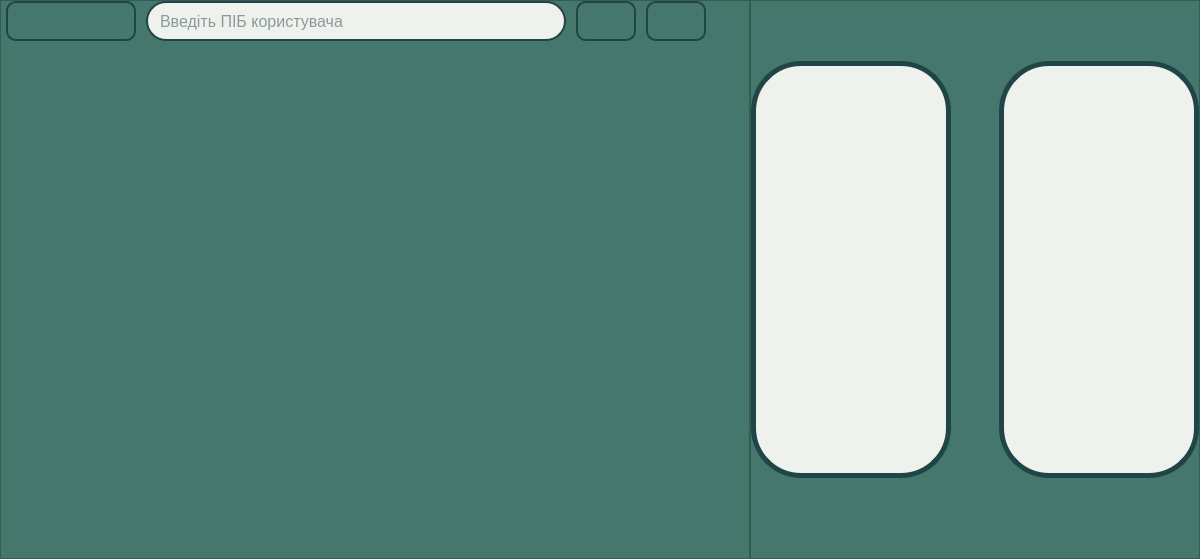
<?xml version="1.0" encoding="UTF-8"?>
<ui version="4.0">
 <class>Form</class>
 <widget class="QWidget" name="Form">
  <property name="geometry">
   <rect>
    <x>0</x>
    <y>0</y>
    <width>1200</width>
    <height>559</height>
   </rect>
  </property>
  <property name="sizePolicy">
   <sizepolicy hsizetype="Preferred" vsizetype="Expanding">
    <horstretch>0</horstretch>
    <verstretch>0</verstretch>
   </sizepolicy>
  </property>
  <property name="minimumSize">
   <size>
    <width>0</width>
    <height>0</height>
   </size>
  </property>
  <property name="windowTitle">
   <string>Form</string>
  </property>
  <property name="styleSheet">
   <string notr="true">background-color: rgb(69, 119, 108);</string>
  </property>
  <layout class="QGridLayout" name="gridLayout">
   <property name="leftMargin">
    <number>0</number>
   </property>
   <property name="topMargin">
    <number>0</number>
   </property>
   <property name="rightMargin">
    <number>0</number>
   </property>
   <property name="bottomMargin">
    <number>0</number>
   </property>
   <property name="spacing">
    <number>0</number>
   </property>
   <item row="0" column="1">
    <widget class="QFrame" name="mainFrame">
     <property name="sizePolicy">
      <sizepolicy hsizetype="Expanding" vsizetype="Expanding">
       <horstretch>0</horstretch>
       <verstretch>0</verstretch>
      </sizepolicy>
     </property>
     <property name="frameShape">
      <enum>QFrame::StyledPanel</enum>
     </property>
     <property name="frameShadow">
      <enum>QFrame::Raised</enum>
     </property>
     <layout class="QGridLayout" name="mainFrameLayout">
      <property name="leftMargin">
       <number>0</number>
      </property>
      <property name="topMargin">
       <number>0</number>
      </property>
      <property name="rightMargin">
       <number>0</number>
      </property>
      <property name="bottomMargin">
       <number>0</number>
      </property>
      <property name="spacing">
       <number>0</number>
      </property>
      <item row="1" column="0">
       <spacer name="verticalSpacer_4">
        <property name="orientation">
         <enum>Qt::Vertical</enum>
        </property>
        <property name="sizeType">
         <enum>QSizePolicy::Preferred</enum>
        </property>
        <property name="sizeHint" stdset="0">
         <size>
          <width>20</width>
          <height>80</height>
         </size>
        </property>
       </spacer>
      </item>
      <item row="0" column="0">
       <layout class="QGridLayout" name="mainLayout">
        <item row="2" column="0" colspan="2">
         <layout class="QHBoxLayout" name="buttonsLayout">
          <item>
           <widget class="QPushButton" name="teachersButton">
            <property name="sizePolicy">
             <sizepolicy hsizetype="Expanding" vsizetype="Preferred">
              <horstretch>0</horstretch>
              <verstretch>0</verstretch>
             </sizepolicy>
            </property>
            <property name="minimumSize">
             <size>
              <width>200</width>
              <height>200</height>
             </size>
            </property>
            <property name="maximumSize">
             <size>
              <width>450</width>
              <height>450</height>
             </size>
            </property>
            <property name="cursor">
             <cursorShape>PointingHandCursor</cursorShape>
            </property>
            <property name="styleSheet">
             <string notr="true">background-color: rgb(239, 241, 237);
border-radius: 50px;
border-style: solid;
border-width: 5px;
border-color: rgb(32, 69, 71);</string>
            </property>
            <property name="text">
             <string/>
            </property>
           </widget>
          </item>
          <item>
           <spacer name="horizontalSpacer">
            <property name="orientation">
             <enum>Qt::Horizontal</enum>
            </property>
            <property name="sizeType">
             <enum>QSizePolicy::Preferred</enum>
            </property>
            <property name="sizeHint" stdset="0">
             <size>
              <width>100</width>
              <height>20</height>
             </size>
            </property>
           </spacer>
          </item>
          <item>
           <widget class="QPushButton" name="studentsButton">
            <property name="sizePolicy">
             <sizepolicy hsizetype="Expanding" vsizetype="Preferred">
              <horstretch>0</horstretch>
              <verstretch>0</verstretch>
             </sizepolicy>
            </property>
            <property name="minimumSize">
             <size>
              <width>200</width>
              <height>200</height>
             </size>
            </property>
            <property name="maximumSize">
             <size>
              <width>450</width>
              <height>450</height>
             </size>
            </property>
            <property name="cursor">
             <cursorShape>PointingHandCursor</cursorShape>
            </property>
            <property name="styleSheet">
             <string notr="true">background-color: rgb(239, 241, 237);
border-radius: 50px;
border-style: solid;
border-width: 5px;
border-color: rgb(32, 69, 71);</string>
            </property>
            <property name="text">
             <string/>
            </property>
           </widget>
          </item>
         </layout>
        </item>
        <item row="1" column="0" colspan="2">
         <spacer name="verticalSpacer">
          <property name="orientation">
           <enum>Qt::Vertical</enum>
          </property>
          <property name="sizeType">
           <enum>QSizePolicy::Fixed</enum>
          </property>
          <property name="sizeHint" stdset="0">
           <size>
            <width>20</width>
            <height>60</height>
           </size>
          </property>
         </spacer>
        </item>
       </layout>
      </item>
     </layout>
    </widget>
   </item>
   <item row="0" column="0">
    <widget class="QFrame" name="searchFrame">
     <property name="sizePolicy">
      <sizepolicy hsizetype="Preferred" vsizetype="Expanding">
       <horstretch>0</horstretch>
       <verstretch>0</verstretch>
      </sizepolicy>
     </property>
     <property name="frameShape">
      <enum>QFrame::StyledPanel</enum>
     </property>
     <property name="frameShadow">
      <enum>QFrame::Raised</enum>
     </property>
     <property name="lineWidth">
      <number>0</number>
     </property>
     <layout class="QGridLayout" name="loadLayout">
      <property name="leftMargin">
       <number>0</number>
      </property>
      <property name="topMargin">
       <number>0</number>
      </property>
      <property name="rightMargin">
       <number>0</number>
      </property>
      <property name="bottomMargin">
       <number>0</number>
      </property>
      <property name="spacing">
       <number>0</number>
      </property>
      <item row="2" column="0" rowspan="2" colspan="5">
       <spacer name="verticalSpacer_2">
        <property name="orientation">
         <enum>Qt::Vertical</enum>
        </property>
        <property name="sizeType">
         <enum>QSizePolicy::Fixed</enum>
        </property>
        <property name="sizeHint" stdset="0">
         <size>
          <width>1</width>
          <height>20</height>
         </size>
        </property>
       </spacer>
      </item>
      <item row="4" column="0" colspan="2">
       <spacer name="horizontalSpacer_4">
        <property name="orientation">
         <enum>Qt::Horizontal</enum>
        </property>
        <property name="sizeType">
         <enum>QSizePolicy::Preferred</enum>
        </property>
        <property name="sizeHint" stdset="0">
         <size>
          <width>40</width>
          <height>20</height>
         </size>
        </property>
       </spacer>
      </item>
      <item row="0" column="3">
       <spacer name="horizontalSpacer_10">
        <property name="orientation">
         <enum>Qt::Horizontal</enum>
        </property>
        <property name="sizeType">
         <enum>QSizePolicy::Preferred</enum>
        </property>
        <property name="sizeHint" stdset="0">
         <size>
          <width>1</width>
          <height>20</height>
         </size>
        </property>
       </spacer>
      </item>
      <item row="0" column="2">
       <widget class="QWidget" name="findLoadWidget" native="true">
        <property name="sizePolicy">
         <sizepolicy hsizetype="Expanding" vsizetype="Fixed">
          <horstretch>0</horstretch>
          <verstretch>0</verstretch>
         </sizepolicy>
        </property>
        <property name="minimumSize">
         <size>
          <width>0</width>
          <height>40</height>
         </size>
        </property>
        <property name="maximumSize">
         <size>
          <width>700</width>
          <height>40</height>
         </size>
        </property>
        <layout class="QHBoxLayout" name="findLoadLayout">
         <property name="spacing">
          <number>0</number>
         </property>
         <property name="leftMargin">
          <number>0</number>
         </property>
         <property name="topMargin">
          <number>0</number>
         </property>
         <property name="rightMargin">
          <number>0</number>
         </property>
         <property name="bottomMargin">
          <number>0</number>
         </property>
         <item>
          <widget class="QPushButton" name="returnButton">
           <property name="sizePolicy">
            <sizepolicy hsizetype="Fixed" vsizetype="Fixed">
             <horstretch>0</horstretch>
             <verstretch>0</verstretch>
            </sizepolicy>
           </property>
           <property name="minimumSize">
            <size>
             <width>130</width>
             <height>40</height>
            </size>
           </property>
           <property name="maximumSize">
            <size>
             <width>130</width>
             <height>40</height>
            </size>
           </property>
           <property name="cursor">
            <cursorShape>PointingHandCursor</cursorShape>
           </property>
           <property name="styleSheet">
            <string notr="true">border-radius: 10px;
border-style: solid;
border-width: 2px;
border-color: rgb(32, 69, 71);
color: rgb(239, 241, 237);</string>
           </property>
           <property name="text">
            <string/>
           </property>
           <property name="icon">
            <iconset resource="../img/img.qrc">
             <normaloff>:/icons/homePage.png</normaloff>:/icons/homePage.png</iconset>
           </property>
          </widget>
         </item>
         <item>
          <spacer name="horizontalSpacer_8">
           <property name="orientation">
            <enum>Qt::Horizontal</enum>
           </property>
           <property name="sizeType">
            <enum>QSizePolicy::Fixed</enum>
           </property>
           <property name="sizeHint" stdset="0">
            <size>
             <width>10</width>
             <height>20</height>
            </size>
           </property>
          </spacer>
         </item>
         <item>
          <widget class="QLineEdit" name="findLoadEdit">
           <property name="sizePolicy">
            <sizepolicy hsizetype="Expanding" vsizetype="Fixed">
             <horstretch>0</horstretch>
             <verstretch>0</verstretch>
            </sizepolicy>
           </property>
           <property name="minimumSize">
            <size>
             <width>0</width>
             <height>40</height>
            </size>
           </property>
           <property name="maximumSize">
            <size>
             <width>600</width>
             <height>40</height>
            </size>
           </property>
           <property name="font">
            <font>
             <pointsize>12</pointsize>
            </font>
           </property>
           <property name="styleSheet">
            <string notr="true">background-color: rgb(239, 241, 237);
color: rgb(32, 69, 71);
padding-left: 10px;
border-style: solid;
border-color: rgb(32, 69, 71);
border-width: 2px;
border-radius: 20px;
</string>
           </property>
           <property name="text">
            <string/>
           </property>
           <property name="placeholderText">
            <string>Введіть ПІБ користувача</string>
           </property>
          </widget>
         </item>
         <item>
          <spacer name="horizontalSpacer_2">
           <property name="orientation">
            <enum>Qt::Horizontal</enum>
           </property>
           <property name="sizeType">
            <enum>QSizePolicy::Fixed</enum>
           </property>
           <property name="sizeHint" stdset="0">
            <size>
             <width>10</width>
             <height>20</height>
            </size>
           </property>
          </spacer>
         </item>
         <item>
          <widget class="QPushButton" name="findLoadButton">
           <property name="minimumSize">
            <size>
             <width>60</width>
             <height>40</height>
            </size>
           </property>
           <property name="maximumSize">
            <size>
             <width>60</width>
             <height>40</height>
            </size>
           </property>
           <property name="cursor">
            <cursorShape>PointingHandCursor</cursorShape>
           </property>
           <property name="styleSheet">
            <string notr="true">color: rgb(239, 241, 237);
border-style: solid;
border-color: rgb(32, 69, 71);
border-width: 2px;
border-radius: 10px;</string>
           </property>
           <property name="text">
            <string/>
           </property>
           <property name="icon">
            <iconset resource="../img/img.qrc">
             <normaloff>:/icons/search.png</normaloff>:/icons/search.png</iconset>
           </property>
          </widget>
         </item>
         <item>
          <spacer name="horizontalSpacer_7">
           <property name="orientation">
            <enum>Qt::Horizontal</enum>
           </property>
           <property name="sizeType">
            <enum>QSizePolicy::Fixed</enum>
           </property>
           <property name="sizeHint" stdset="0">
            <size>
             <width>10</width>
             <height>20</height>
            </size>
           </property>
          </spacer>
         </item>
         <item>
          <widget class="QPushButton" name="clearButton">
           <property name="minimumSize">
            <size>
             <width>60</width>
             <height>40</height>
            </size>
           </property>
           <property name="maximumSize">
            <size>
             <width>60</width>
             <height>40</height>
            </size>
           </property>
           <property name="cursor">
            <cursorShape>PointingHandCursor</cursorShape>
           </property>
           <property name="styleSheet">
            <string notr="true">color: rgb(239, 241, 237);
border-style: solid;
border-color: rgb(32, 69, 71);
border-width: 2px;
border-radius: 10px;</string>
           </property>
           <property name="text">
            <string/>
           </property>
           <property name="icon">
            <iconset resource="../img/img.qrc">
             <normaloff>:/icons/clean.png</normaloff>:/icons/clean.png</iconset>
           </property>
          </widget>
         </item>
        </layout>
       </widget>
      </item>
      <item row="4" column="2">
       <widget class="QScrollArea" name="scrollArea">
        <property name="sizePolicy">
         <sizepolicy hsizetype="Preferred" vsizetype="Expanding">
          <horstretch>0</horstretch>
          <verstretch>0</verstretch>
         </sizepolicy>
        </property>
        <property name="minimumSize">
         <size>
          <width>720</width>
          <height>0</height>
         </size>
        </property>
        <property name="maximumSize">
         <size>
          <width>16777215</width>
          <height>16777215</height>
         </size>
        </property>
        <property name="styleSheet">
         <string notr="true">border-style: none;</string>
        </property>
        <property name="lineWidth">
         <number>0</number>
        </property>
        <property name="midLineWidth">
         <number>0</number>
        </property>
        <property name="verticalScrollBarPolicy">
         <enum>Qt::ScrollBarAsNeeded</enum>
        </property>
        <property name="horizontalScrollBarPolicy">
         <enum>Qt::ScrollBarAlwaysOff</enum>
        </property>
        <property name="widgetResizable">
         <bool>true</bool>
        </property>
        <property name="alignment">
         <set>Qt::AlignHCenter|Qt::AlignTop</set>
        </property>
        <widget class="QWidget" name="usersWidget">
         <property name="geometry">
          <rect>
           <x>0</x>
           <y>0</y>
           <width>720</width>
           <height>497</height>
          </rect>
         </property>
         <property name="sizePolicy">
          <sizepolicy hsizetype="Preferred" vsizetype="Expanding">
           <horstretch>0</horstretch>
           <verstretch>0</verstretch>
          </sizepolicy>
         </property>
         <property name="minimumSize">
          <size>
           <width>0</width>
           <height>0</height>
          </size>
         </property>
         <property name="maximumSize">
          <size>
           <width>16777215</width>
           <height>16777215</height>
          </size>
         </property>
         <layout class="QVBoxLayout" name="usersLayout">
          <property name="spacing">
           <number>0</number>
          </property>
          <property name="leftMargin">
           <number>0</number>
          </property>
          <property name="topMargin">
           <number>0</number>
          </property>
          <property name="rightMargin">
           <number>0</number>
          </property>
          <property name="bottomMargin">
           <number>0</number>
          </property>
          <item>
           <spacer name="verticalSpacer_3">
            <property name="orientation">
             <enum>Qt::Vertical</enum>
            </property>
            <property name="sizeHint" stdset="0">
             <size>
              <width>20</width>
              <height>40</height>
             </size>
            </property>
           </spacer>
          </item>
         </layout>
        </widget>
       </widget>
      </item>
      <item row="4" column="3">
       <spacer name="horizontalSpacer_5">
        <property name="orientation">
         <enum>Qt::Horizontal</enum>
        </property>
        <property name="sizeType">
         <enum>QSizePolicy::Preferred</enum>
        </property>
        <property name="sizeHint" stdset="0">
         <size>
          <width>40</width>
          <height>20</height>
         </size>
        </property>
       </spacer>
      </item>
      <item row="0" column="0" colspan="2">
       <spacer name="horizontalSpacer_9">
        <property name="orientation">
         <enum>Qt::Horizontal</enum>
        </property>
        <property name="sizeType">
         <enum>QSizePolicy::Preferred</enum>
        </property>
        <property name="sizeHint" stdset="0">
         <size>
          <width>10</width>
          <height>20</height>
         </size>
        </property>
       </spacer>
      </item>
     </layout>
    </widget>
   </item>
  </layout>
 </widget>
 <resources>
  <include location="../img/img.qrc"/>
 </resources>
 <connections/>
</ui>
